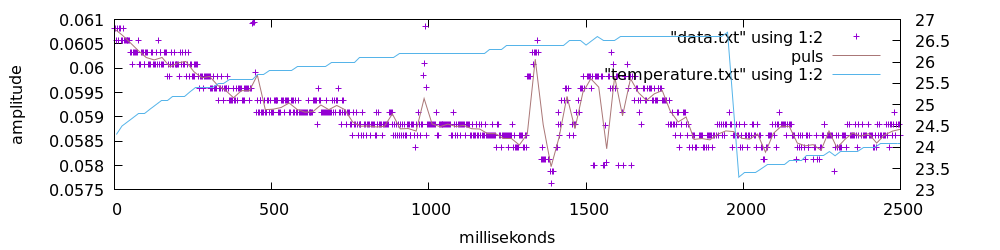

Reproduce this figure in gnuplot.
# separate value by space
set datafile separator " "



# output to PDF
set terminal pngcairo size 1000,250 font "Helvetica" background rgb "white"
set output "average.png"

set xlabel 'millisekonds'
set xrange [0:2500]
set ytics nomirror
set y2tics
#set x2tics nomirror
set xtics 0,500, 2500
set ylabel 'amplitude'

# auto generate stats for the "data.txt" file to use later
stats "data.txt" using 1:2 name "stats" 

#stats "temperature.txt" using 1:2 name "stats2" 



# funktion returning how many data points we have processed
# capped to at least 1 and max 5
samples(x) = $0>4?5 : ($0+1)

# function to put current data point in back1, previous back1 value into back2, ets...
shift5(x)=(back5=back4, back4=back3, back3=back2, back2=back1, back1=x)

# function that calls shift above, than calculate avarage of all backX values (last 1-5 data points)
avg5(x)=(shift5(x), (back1+back2+back3+back4+back5)/samples($0))

# function to initialise values to 0 at start
init(x)=(back1=back2=back3=back4=back5=sum=0)

# actual plot (Note: Using stats, not the date file)
# adding rodata 
plot "data.txt" using 1:2 with points pointtype 1 pointsize 1 axis x1y1,  sum = init(0), \
    '' using ($1 - stats_min_x):(avg5($2)) with lines smooth csplines lc rgb '#aa7777' title 'puls' axis x1y1, "temperature.txt" using 1:2 with lines axis x1y2





#plot sum = init(0), \
#   '' using ($1 - stats_min_x):(avg5($2)) with lines smooth csplines lc rgb '#aa7777' title 'puls' axis x1y1, "temperature.txt" using 1:2 with lines axis x1y2
        






#'data.txt' using ($1 - stats_min_x):($2) with points pointtype 1 pointsize 0.2 \
#axes x1y1 title 'Data points', \

#axes x1y1 title '5'

# avg5(x)=(shift5(x),(back1+back2+back3+back4+back5)/samples($0))